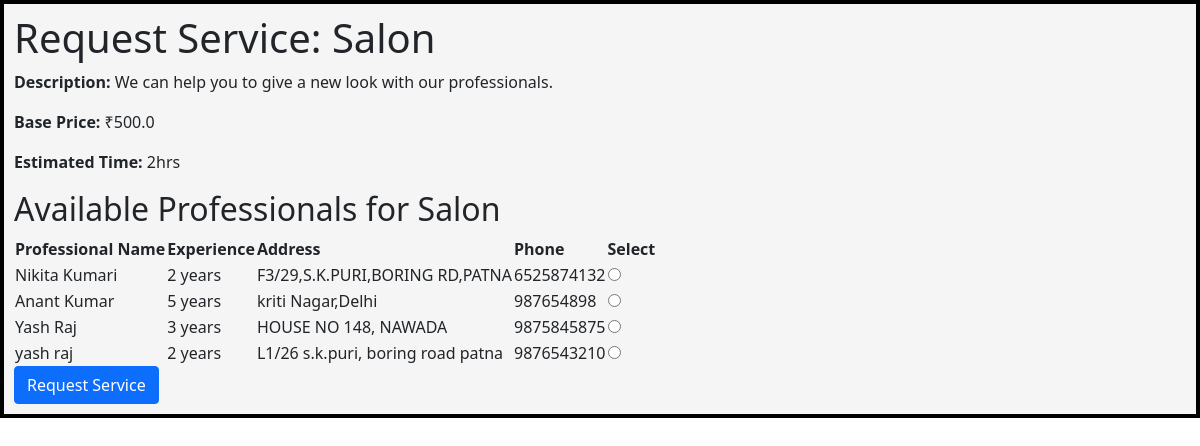
Screenshot of /customer/request_service_with_filters/1 with the database file from the repository.
### models.py (models this page shows)
class Service(db.Model):
    __tablename__ = 'services'
    id = db.Column(db.Integer, primary_key=True)
    name = db.Column(db.String(100), nullable=False)
    base_price = db.Column(db.Float, nullable=False)
    time_required = db.Column(db.String(50))
    description = db.Column(db.Text, nullable=True)
    service_requests = db.relationship('ServiceRequest', backref='service', lazy=True)
    professionals = db.relationship('ServiceProfessional', back_populates='service')

class ServiceProfessional(db.Model):
    __tablename__ = 'service_professionals'
    id = db.Column(db.Integer, db.ForeignKey('users.id'), primary_key=True)
    name = db.Column(db.String(100), nullable=False)
    service_type = db.Column(db.String, nullable=False)
    service_id = db.Column(db.Integer, db.ForeignKey('services.id'),nullable=True)
    experience = db.Column(db.Integer, nullable=False)
    address = db.Column(db.String, nullable=False)
    pincode = db.Column(db.String, nullable=False)
    phone = db.Column(db.String())
    profile_verified = db.Column(db.Boolean, default=False) # to mark if the admin verifies the professional
    rejected = db.Column(db.Boolean,default=0) #to mark rejection
    documents = db.Column(db.String) #link to attached documents
    status = db.Column(db.String(10),default='Active')
    service_requests = db.relationship('ServiceRequest', backref='service_professional', lazy=True)
    service = db.relationship('Service', back_populates='professionals')

### controllers.py (the view)
@app.route('/customer/request_service_with_filters/<int:service_id>',methods=['GET'])
def request_service_with_filters(service_id):
    service = Service.query.get_or_404(service_id)
    address_filter = request.args.get('address')
    experience_filter = request.args.get('experience')
    query = ServiceProfessional.query.filter_by(service_type=service.name, profile_verified=True)
    if address_filter:
        query = query.filter(ServiceProfessional.address.contains(address_filter))
    if experience_filter:
        query = query.filter(ServiceProfessional.experience >= int(experience_filter))
    professionals =ServiceProfessional.query.all()
    return render_template('request_service.html', service=service, professionals=professionals)

### templates/request_service.html (shortened to what this page needs)
<!DOCTYPE html>
<html lang="en">
<head>
    <link rel="stylesheet" href="{{url_for('static',filename='style.css')}}">
    <link href="https://cdn.jsdelivr.net/npm/bootstrap@5.1.3/dist/css/bootstrap.min.css" rel="stylesheet">
</head>
<body>
    <div id="main">
        <div id="canvas">
   <h1>Request Service: {{ service.name }}</h1>
<p><strong>Description:</strong> {{ service.description }}</p>
<p><strong>Base Price:</strong> ₹{{ service.base_price }}</p>
<p><strong>Estimated Time:</strong> {{ service.time_required }}</p>
<h2>Available Professionals for {{ service.name }}</h2>
{% if professionals %}
<form method="POST">
   <div class="table-responsive">
    <table class="table-stripped">
        <thead>
            <tr>
                <th>Professional Name</th>
                <th>Experience</th>
                <th>Address</th>
                <th>Phone</th>
                <th>Select</th>
            </tr>
        </thead>
        <tbody>
            {% for professional in professionals %}
            <tr>
                <td>{{ professional.name }}</td>
                <td>{{ professional.experience }} years</td>
                <td>{{ professional.address }}</td>
                <td>{{ professional.phone }}</td>
                <td>
                    <input type="radio" name="professional_id" value="{{ professional.id }}" required>
                </td>
            </tr>
            {% endfor %}
        </tbody>
    </table>
    <button type="submit"  class="btn btn-primary">Request Service</button>
  </form>
  {% else %}
  <p>No professionals avialable for this service at this moment.</p>
    {% endif %}
  </div>
      </div>
  </body>
</html>

### static/style.css (style rules this page uses)
#main, #canvas { border: 2px solid black; background-color: rgba(31, 27, 27, 0.295); }
#canvas { width: auto; margin: auto; height: auto; padding: 10px; background-color:whitesmoke; }

### rows the page displays
Service: name "Salon", description "We can help you to give a new look with our professionals.", base_price "500.0", time_required "2hrs"
ServiceProfessional: name "Nikita Kumari", experience "2", address "F3/29,S.K.PURI,BORING RD,PATNA", phone "6525874132"
ServiceProfessional: name "Anant Kumar", experience "5", address "kriti Nagar,Delhi", phone "987654898"
ServiceProfessional: name "Yash Raj", experience "3", address "HOUSE NO 148, NAWADA", phone "9875845875"
ServiceProfessional: name "yash raj", experience "2", address "L1/26 s.k.puri, boring road patna", phone "9876543210"
